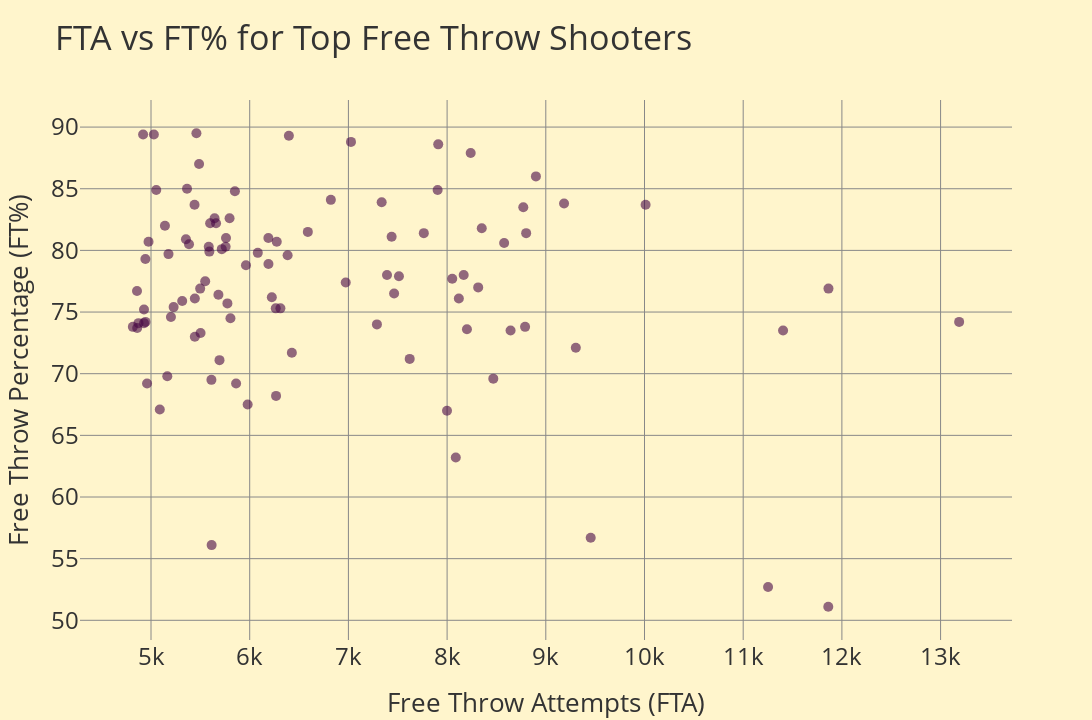

Notebook code for this chart:
### Code cell
import plotly.express as px

# Create the scatter plot using Plotly with your pre-defined 'base' theme
fig = px.scatter(free_throw_final, x='FTA', y='FT%', title='FTA vs FT% for Top Free Throw Shooters', hover_name='Player')

# Apply the 'base' theme
fig.update_layout(template='base')

# Update the layout for better visualization
fig.update_traces(textposition='top center', marker=dict(size=10, opacity=0.6))
fig.update_layout(xaxis_title='Free Throw Attempts (FTA)', yaxis_title='Free Throw Percentage (FT%)')


# fig.update_layout(plot_bgcolor='rgba(0,0,0,0)', paper_bgcolor='rgba(0,0,0,0)') # Set the background color to transparent
fig.update_layout(width=1280, height=720)  # Adjust to your desired width and height


# Show the plot
fig.show()

### Figure 1 — Plotly figure (JSON) as saved in the notebook; plotly's stock layout.template omitted (floating-point values rounded to 4 significant figures)
{"data": [{"hovertemplate": "<b>%{hovertext}</b><br><br>FTA=%{x}<br>FT%=%{y}<extra></extra>", "hovertext": ["Karl Malone", "Moses Malone", "Wilt Chamberlain", "LeBron James", "Shaquille O'Neal", "Kobe Bryant", "Dwight Howard", "Kareem Abdul-Jabbar", "Oscar Robertson", "James Harden", "Jerry West", "Artis Gilmore", "Michael Jordan", "Charles Barkley", "Paul Pierce", "Tim Duncan", "Adrian Dantley", "Dan Issel", "Dirk Nowitzki", "David Robinson", "Allen Iverson", "Bob Pettit", "Walt Bellamy", "Julius Erving", "Elvin Hayes", "Kevin Durant", "Dolph Schayes", "Carmelo Anthony", "Hakeem Olajuwon", "Russell Westbrook", "Dwyane Wade", "Dominique Wilkins", "Elgin Baylor", "DeMar DeRozan", "Patrick Ewing", "Reggie Miller", "Lenny Wilkens", "George Gervin", "John Havlicek", "Giannis Antetokounmpo", "Rick Barry", "Chet Walker", "Pau Gasol", "Tom Chambers", "George McGinnis", "World B. Free", "Bailey Howell", "Kevin Garnett", "Paul Arizin", "Vince Carter", "Buck Williams", "Clyde Drexler", "Alonzo Mourning", "Magic Johnson", "Shawn Kemp", "John Stockton", "John Drew", "Tiny Archibald", "Bob Cousy", "Hal Greer", "Robert Parish", "Dave Bing", "Jerry Stackhouse", "Reggie Theus", "Bill Russell", "Otis Thorpe", "Corey Maggette", "Chris Bosh", "Detlef Schrempf", "Richie Guerin", "Billy Cunningham", "Grant Hill", "Chris Paul", "Damian Lillard", "Bernard King", "Amar'e Stoudemire", "Jimmy Butler", "Dick Van Arsdale", "Mitch Richmond", "Gail Goodrich", "Isiah Thomas", "Bob McAdoo", "Tracy McGrady", "Anthony Davis", "Clifford Robinson", "Alex English", "Nate Thurmond", "Jack Sikma", "Chauncey Billups", "Andre Miller", "Dikembe Mutombo", "Mark Aguirre", "Shareef Abdur-Rahim", "Elton Brand", "Ed Macauley", "Ray Allen", "Zelmo Beaty", "Antawn Jamison", "Bob Lanier", "Larry Foust"], "legendgroup": "", "marker": {"color": "#470945", "opacity": 0.6, "size": 10, "symbol": "circle"}, "mode": "markers", "name": "", "orientation": "v", "showlegend": false, "textposition": "top center", "type": "scatter", "x": [13188, 11864, 11862, 11404, 11252, 10011, 9455, 9304, 9185, 8900, 8801, 8790, 8772, 8643, 8578, 8468, 8351, 8315, 8239, 8201, 8168, 8119, 8088, 8052, 7999, 7910, 7904, 7764, 7621, 7512, 7463, 7438, 7391, 7337, 7289, 7026, 6973, 6822, 6589, 6427, 6397, 6384, 6311, 6274, 6267, 6264, 6224, 6190, 6189, 6082, 5979, 5962, 5862, 5850, 5805, 5796, 5774, 5760, 5756, 5717, 5694, 5683, 5659, 5644, 5614, 5612, 5599, 5591, 5585, 5549, 5502, 5498, 5487, 5460, 5444, 5444, 5441, 5385, 5365, 5354, 5316, 5229, 5202, 5177, 5165, 5141, 5089, 5053, 5029, 4975, 4960, 4944, 4943, 4929, 4929, 4920, 4873, 4860, 4858, 4816], "xaxis": "x", "y": [74.2, 76.9, 51.1, 73.5, 52.7, 83.7, 56.7, 72.1, 83.8, 86, 81.4, 73.8, 83.5, 73.5, 80.6, 69.6, 81.8, 77, 87.9, 73.6, 78, 76.1, 63.2, 77.7, 67, 88.6, 84.9, 81.4, 71.2, 77.9, 76.5, 81.1, 78, 83.9, 74, 88.8, 77.4, 84.1, 81.5, 71.7, 89.3, 79.6, 75.3, 80.7, 68.2, 75.3, 76.2, 78.9, 81, 79.8, 67.5, 78.8, 69.2, 84.8, 74.5, 82.6, 75.7, 81, 80.3, 80.1, 71.1, 76.4, 82.2, 82.6, 56.1, 69.5, 82.2, 79.9, 80.3, 77.5, 73.3, 76.9, 87, 89.5, 73, 76.1, 83.7, 80.5, 85, 80.9, 75.9, 75.4, 74.6, 79.7, 69.8, 82, 67.1, 84.9, 89.4, 80.7, 69.2, 74.2, 79.3, 74.1, 75.2, 89.4, 74.1, 73.7, 76.7, 73.8], "yaxis": "y"}], "layout": {"height": 720, "legend": {"tracegroupgap": 0}, "title": {"text": "FTA vs FT% for Top Free Throw Shooters"}, "width": 1280, "xaxis": {"anchor": "y", "domain": [0, 1], "title": {"text": "Free Throw Attempts (FTA)"}}, "yaxis": {"anchor": "x", "domain": [0, 1], "title": {"text": "Free Throw Percentage (FT%)"}}}}
